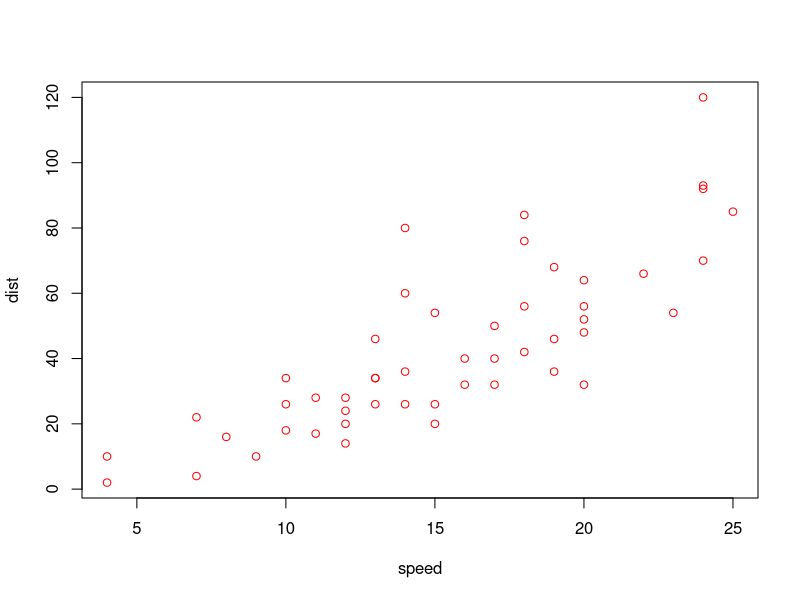
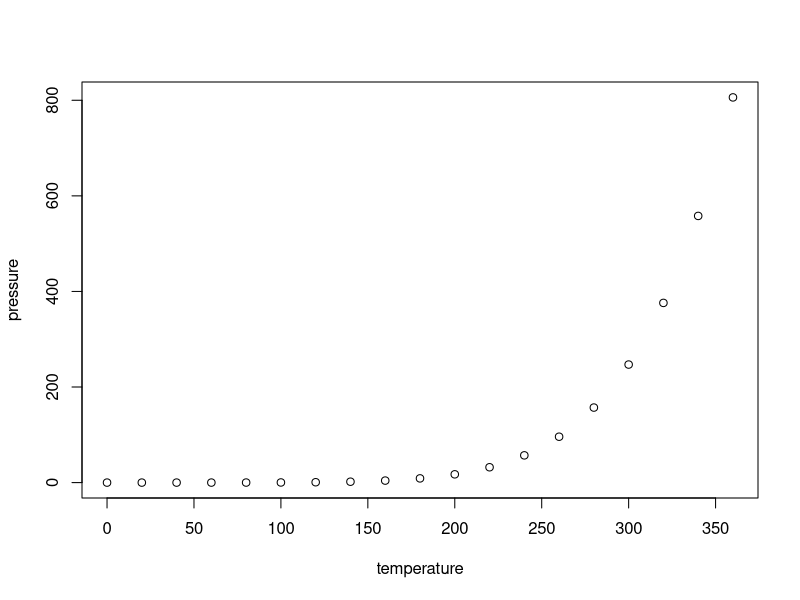

Write R code to recreate these figures, in order.
## ---- chunk 1
knitr::opts_chunk$set(echo = TRUE)
## ---- chunk 2
data(cars)

plot(cars, col="red")
## ---- chunk 3
plot(pressure)
